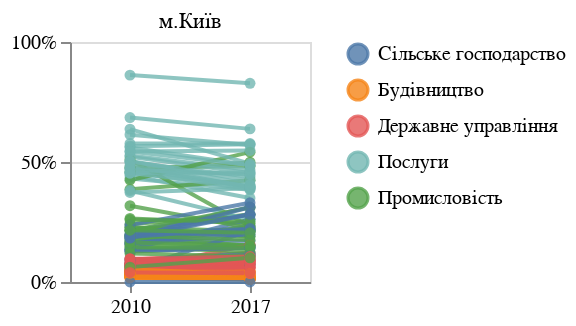

Notebook code for this chart:
### Code cell
title = alt.Chart(data_new).mark_text(dy = -70).encode(
    text = alt.Text('Region:N', aggregate='max')
)

base += title
base

### Figure 1 — Vega-Lite specification as saved in the notebook (floating-point values rounded to 4 significant figures)
{"config": {"view": {"continuousWidth": 400, "continuousHeight": 300}}, "layer": [{"mark": {"type": "line", "point": true}, "encoding": {"color": {"type": "nominal", "field": "column", "legend": {"title": ""}}, "detail": {"type": "nominal", "field": "Region"}, "opacity": {"condition": {"value": 0.8, "selection": "selector021"}, "value": 0.1}, "tooltip": [{"type": "nominal", "field": "Region"}, {"type": "quantitative", "field": "Year"}, {"type": "quantitative", "field": "value"}], "x": {"type": "nominal", "axis": {"labelAngle": 0, "title": ""}, "field": "Year"}, "y": {"type": "quantitative", "axis": {"format": "%", "title": ""}, "field": "value", "scale": {"domain": [0, 1]}}}, "height": 120, "selection": {"selector021": {"type": "single", "on": "mouseover", "fields": ["column"], "nearest": false, "empty": "all"}}, "transform": [{"fold": ["Cільське господарство", "Промисловість", "Будівництво", "Послуги", "Державне управління"], "as": ["column", "value"]}], "width": 120}, {"mark": {"type": "text", "dy": -70}, "encoding": {"text": {"type": "nominal", "aggregate": "max", "field": "Region"}}}], "data": {"name": "data-f7e5d50328d5c71f3b58b2afc571cead"}, "$schema": "https://vega.github.io/schema/vega-lite/v4.8.1.json", "datasets": {"data-f7e5d50328d5c71f3b58b2afc571cead": [{"Region, year": "Вінницька, 2010", "Cільське господарство": 0.216, "Промисловість": 0.193, "Будівництво": 0.041, "Послуги": 0.474, "Державне управління": 0.076, "Region": "Вінницька", "Year": 2010, "color": "pink"}, {"Region, year": "Вінницька, 2017", "Cільське господарство": 0.281, "Промисловість": 0.214, "Будівництво": 0.02, "Послуги": 0.398, "Державне управління": 0.087, "Region": "Вінницька", "Year": 2017, "color": "purple"}, {"Region, year": "Волинська, 2010", "Cільське господарство": 0.169, "Промисловість": 0.156, "Будівництво": 0.032, "Послуги": 0.577, "Державне управління": 0.066, "Region": "Волинська", "Year": 2010, "color": "pink"}, {"Region, year": "Волинська, 2017", "Cільське господарство": 0.172, "Промисловість": 0.154, "Будівництво": 0.021, "Послуги": 0.577, "Державне управління": 0.076, "Region": "Волинська", "Year": 2017, "color": "purple"}, {"Region, year": "Дніпропетровська, 2010", "Cільське господарство": 0.047, "Промисловість": 0.477, "Будівництво": 0.018, "Послуги": 0.431, "Державне управління": 0.027, "Region": "Дніпропетровська", "Year": 2010, "color": "pink"}, {"Region, year": "Дніпропетровська, 2017", "Cільське господарство": 0.073, "Промисловість": 0.482, "Будівництво": 0.018, "Послуги": 0.384, "Державне управління": 0.043, "Region": "Дніпропетровська", "Year": 2017, "color": "purple"}, {"Region, year": "Донецька, 2010", "Cільське господарство": 0.038, "Промисловість": 0.458, "Будівництво": 0.033, "Послуги": 0.444, "Державне управління": 0.027, "Region": "Донецька", "Year": 2010, "color": "pink"}, {"Region, year": "Донецька, 2017", "Cільське господарство": 0.072, "Промисловість": 0.499, "Будівництво": 0.017, "Послуги": 0.35, "Державне управління": 0.062, "Region": "Донецька", "Year": 2017, "color": "purple"}, {"Region, year": "Житомирська, 2010", "Cільське господарство": 0.163, "Промисловість": 0.215, "Будівництво": 0.029, "Послуги": 0.5, "Державне управління": 0.093, "Region": "Житомирська", "Year": 2010, "color": "pink"}, {"Region, year": "Житомирська, 2017", "Cільське господарство": 0.235, "Промисловість": 0.19, "Будівництво": 0.015, "Послуги": 0.438, "Державне управління": 0.122, "Region": "Житомирська", "Year": 2017, "color": "purple"}, {"Region, year": "Закарпатська, 2010", "Cільське господарство": 0.134, "Промисловість": 0.19, "Будівництво": 0.038, "Послуги": 0.566, "Державне управління": 0.072, "Region": "Закарпатська", "Year": 2010, "color": "pink"}, {"Region, year": "Закарпатська, 2017", "Cільське господарство": 0.152, "Промисловість": 0.151, "Будівництво": 0.031, "Послуги": 0.574, "Державне управління": 0.092, "Region": "Закарпатська", "Year": 2017, "color": "purple"}, {"Region, year": "Запорізька,2010", "Cільське господарство": 0.09, "Промисловість": 0.386, "Будівництво": 0.02, "Послуги": 0.457, "Державне управління": 0.047, "Region": "Запорізька", "Year": 2010, "color": "pink"}, {"Region, year": "Запорізька,2017", "Cільське господарство": 0.12, "Промисловість": 0.424, "Будівництво": 0.012, "Послуги": 0.387, "Державне управління": 0.057, "Region": "Запорізька", "Year": 2017, "color": "purple"}, {"Region, year": "Івано-Франківська, 2010", "Cільське господарство": 0.127, "Промисловість": 0.241, "Будівництво": 0.043, "Послуги": 0.527, "Державне управління": 0.062, "Region": "Івано-Франківська", "Year": 2010, "color": "pink"}, {"Region, year": "Івано-Франківська, 2017", "Cільське господарство": 0.144, "Промисловість": 0.28, "Будівництво": 0.045, "Послуги": 0.467, "Державне управління": 0.064, "Region": "Івано-Франківська", "Year": 2017, "color": "purple"}, {"Region, year": "Київська, 2010", "Cільське господарство": 0.135, "Промисловість": 0.182, "Будівництво": 0.05, "Послуги": 0.56, "Державне управління": 0.073, "Region": "Київська", "Year": 2010, "color": "pink"}, {"Region, year": "Київська, 2017", "Cільське господарство": 0.143, "Промисловість": 0.215, "Будівництво": 0.042, "Послуги": 0.487, "Державне управління": 0.113, "Region": "Київська", "Year": 2017, "color": "purple"}, {"Region, year": "Кіровоградська, 2010", "Cільське господарство": 0.198, "Промисловість": 0.228, "Будівництво": 0.023, "Послуги": 0.475, "Державне управління": 0.076, "Region": "Кіровоградська", "Year": 2010, "color": "pink"}, {"Region, year": "Кіровоградська, 2017", "Cільське господарство": 0.313, "Промисловість": 0.191, "Будівництво": 0.012, "Послуги": 0.395, "Державне управління": 0.089, "Region": "Кіровоградська", "Year": 2017, "color": "purple"}, {"Region, year": "Луганська, 2010", "Cільське господарство": 0.05, "Промисловість": 0.51, "Будівництво": 0.017, "Послуги": 0.373, "Державне управління": 0.05, "Region": "Луганська", "Year": 2010, "color": "pink"}, {"Region, year": "Луганська, 2017", "Cільське господарство": 0.213, "Промисловість": 0.231, "Будівництво": 0.01, "Послуги": 0.391, "Державне управління": 0.155, "Region": "Луганська", "Year": 2017, "color": "purple"}, {"Region, year": "Львівська, 2010", "Cільське господарство": 0.096, "Промисловість": 0.174, "Будівництво": 0.04, "Послуги": 0.614, "Державне управління": 0.076, "Region": "Львівська", "Year": 2010, "color": "pink"}, {"Region, year": "Львівська, 2017", "Cільське господарство": 0.096, "Промисловість": 0.229, "Будівництво": 0.027, "Послуги": 0.571, "Державне управління": 0.077, "Region": "Львівська", "Year": 2017, "color": "purple"}, {"Region, year": "Миколаївська, 2010", "Cільське господарство": 0.159, "Промисловість": 0.228, "Будівництво": 0.033, "Послуги": 0.522, "Державне управління": 0.058, "Region": "Миколаївська", "Year": 2010, "color": "pink"}, {"Region, year": "Миколаївська, 2017", "Cільське господарство": 0.219, "Промисловість": 0.211, "Будівництво": 0.016, "Послуги": 0.454, "Державне управління": 0.1, "Region": "Миколаївська", "Year": 2017, "color": "purple"}, {"Region, year": "Одеська, 2010", "Cільське господарство": 0.077, "Промисловість": 0.148, "Будівництво": 0.031, "Послуги": 0.685, "Державне управління": 0.059, "Region": "Одеська", "Year": 2010, "color": "pink"}, {"Region, year": "Одеська, 2017", "Cільське господарство": 0.115, "Промисловість": 0.125, "Будівництво": 0.046, "Послуги": 0.638, "Державне управління": 0.076, "Region": "Одеська", "Year": 2017, "color": "purple"}, {"Region, year": "Полтавська, 2010", "Cільське господарство": 0.129, "Промисловість": 0.424, "Будівництво": 0.027, "Послуги": 0.381, "Державне управління": 0.039, "Region": "Полтавська", "Year": 2010, "color": "pink"}, {"Region, year": "Полтавська, 2017", "Cільське господарство": 0.143, "Промисловість": 0.541, "Будівництво": 0.014, "Послуги": 0.261, "Державне управління": 0.041, "Region": "Полтавська", "Year": 2017, "color": "purple"}, {"Region, year": "Рівненська, 2010", "Cільське господарство": 0.159, "Промисловість": 0.265, "Будівництво": 0.044, "Послуги": 0.468, "Державне управління": 0.064, "Region": "Рівненська", "Year": 2010, "color": "pink"}, {"Region, year": "Рівненська, 2017", "Cільське господарство": 0.199, "Промисловість": 0.245, "Будівництво": 0.024, "Послуги": 0.448, "Державне управління": 0.084, "Region": "Рівненська", "Year": 2017, "color": "purple"}, {"Region, year": "Сумська, 2010", "Cільське господарство": 0.135, "Промисловість": 0.318, "Будівництво": 0.021, "Послуги": 0.454, "Державне управління": 0.072, "Region": "Сумська", "Year": 2010, "color": "pink"}, {"Region, year": "Сумська, 2017", "Cільське господарство": 0.261, "Промисловість": 0.225, "Будівництво": 0.011, "Послуги": 0.399, "Державне управління": 0.104, "Region": "Сумська", "Year": 2017, "color": "purple"}, {"Region, year": "Тернопільська, 2010", "Cільське господарство": 0.194, "Промисловість": 0.144, "Будівництво": 0.039, "Послуги": 0.544, "Державне управління": 0.079, "Region": "Тернопільська", "Year": 2010, "color": "pink"}, {"Region, year": "Тернопільська, 2017", "Cільське господарство": 0.281, "Промисловість": 0.142, "Будівництво": 0.017, "Послуги": 0.486, "Державне управління": 0.074, "Region": "Тернопільська", "Year": 2017, "color": "purple"}, {"Region, year": "Харківська, 2010", "Cільське господарство": 0.064, "Промисловість": 0.214, "Будівництво": 0.039, "Послуги": 0.637, "Державне управління": 0.046, "Region": "Харківська", "Year": 2010, "color": "pink"}, {"Region, year": "Харківська, 2017", "Cільське господарство": 0.111, "Промисловість": 0.31, "Будівництво": 0.026, "Послуги": 0.493, "Державне управління": 0.06, "Region": "Харківська", "Year": 2017, "color": "purple"}, {"Region, year": "Херсонська, 2010", "Cільське господарство": 0.237, "Промисловість": 0.165, "Будівництво": 0.023, "Послуги": 0.504, "Державне управління": 0.071, "Region": "Херсонська", "Year": 2010, "color": "pink"}, {"Region, year": "Херсонська, 2017", "Cільське господарство": 0.33, "Промисловість": 0.151, "Будівництво": 0.012, "Послуги": 0.423, "Державне управління": 0.084, "Region": "Херсонська", "Year": 2017, "color": "purple"}, {"Region, year": "Хмельницька, 2010", "Cільське господарство": 0.184, "Промисловість": 0.194, "Будівництво": 0.035, "Послуги": 0.502, "Державне управління": 0.085, "Region": "Хмельницька", "Year": 2010, "color": "pink"}, {"Region, year": "Хмельницька, 2017", "Cільське господарство": 0.311, "Промисловість": 0.175, "Будівництво": 0.019, "Послуги": 0.406, "Державне управління": 0.089, "Region": "Хмельницька", "Year": 2017, "color": "purple"}, {"Region, year": "Черкаська, 2010", "Cільське господарство": 0.196, "Промисловість": 0.259, "Будівництво": 0.027, "Послуги": 0.454, "Державне управління": 0.064, "Region": "Черкаська", "Year": 2010, "color": "pink"}, {"Region, year": "Черкаська, 2017", "Cільське господарство": 0.218, "Промисловість": 0.252, "Будівництво": 0.013, "Послуги": 0.456, "Державне управління": 0.061, "Region": "Черкаська", "Year": 2017, "color": "purple"}, {"Region, year": "Чернівецька, 2010", "Cільське господарство": 0.187, "Промисловість": 0.119, "Будівництво": 0.053, "Послуги": 0.544, "Державне управління": 0.097, "Region": "Чернівецька", "Year": 2010, "color": "pink"}, {"Region, year": "Чернівецька, 2017", "Cільське господарство": 0.223, "Промисловість": 0.107, "Будівництво": 0.031, "Послуги": 0.548, "Державне управління": 0.091, "Region": "Чернівецька", "Year": 2017, "color": "purple"}, {"Region, year": "Чернігівська, 2010", "Cільське господарство": 0.183, "Промисловість": 0.216, "Будівництво": 0.02, "Послуги": 0.485, "Державне управління": 0.096, "Region": "Чернігівська", "Year": 2010, "color": "pink"}, {"Region, year": "Чернігівська, 2017", "Cільське господарство": 0.282, "Промисловість": 0.205, "Будівництво": 0.011, "Послуги": 0.396, "Державне управління": 0.106, "Region": "Чернігівська", "Year": 2017, "color": "purple"}, {"Region, year": "м.Київ, 2010", "Cільське господарство": 0.0, "Промисловість": 0.062, "Будівництво": 0.036, "Послуги": 0.862, "Державне управління": 0.04, "Region": "м.Київ", "Year": 2010, "color": "pink"}, {"Region, year": "м.Київ, 2017", "Cільське господарство": 0.0, "Промисловість": 0.101, "Будівництво": 0.035, "Послуги": 0.828, "Державне управління": 0.036, "Region": "м.Київ", "Year": 2017, "color": "purple"}]}}
